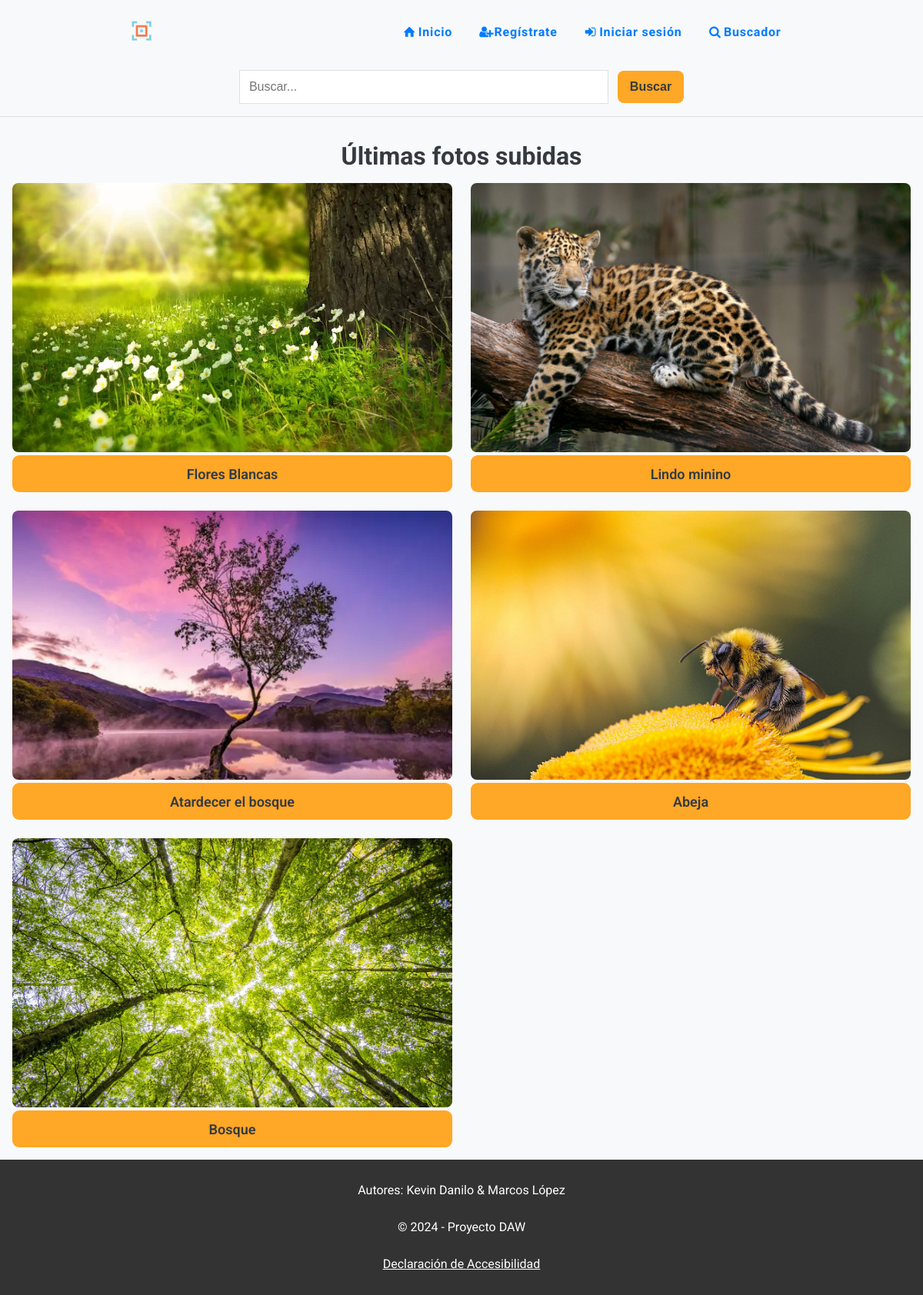
Before: / with the older database file.
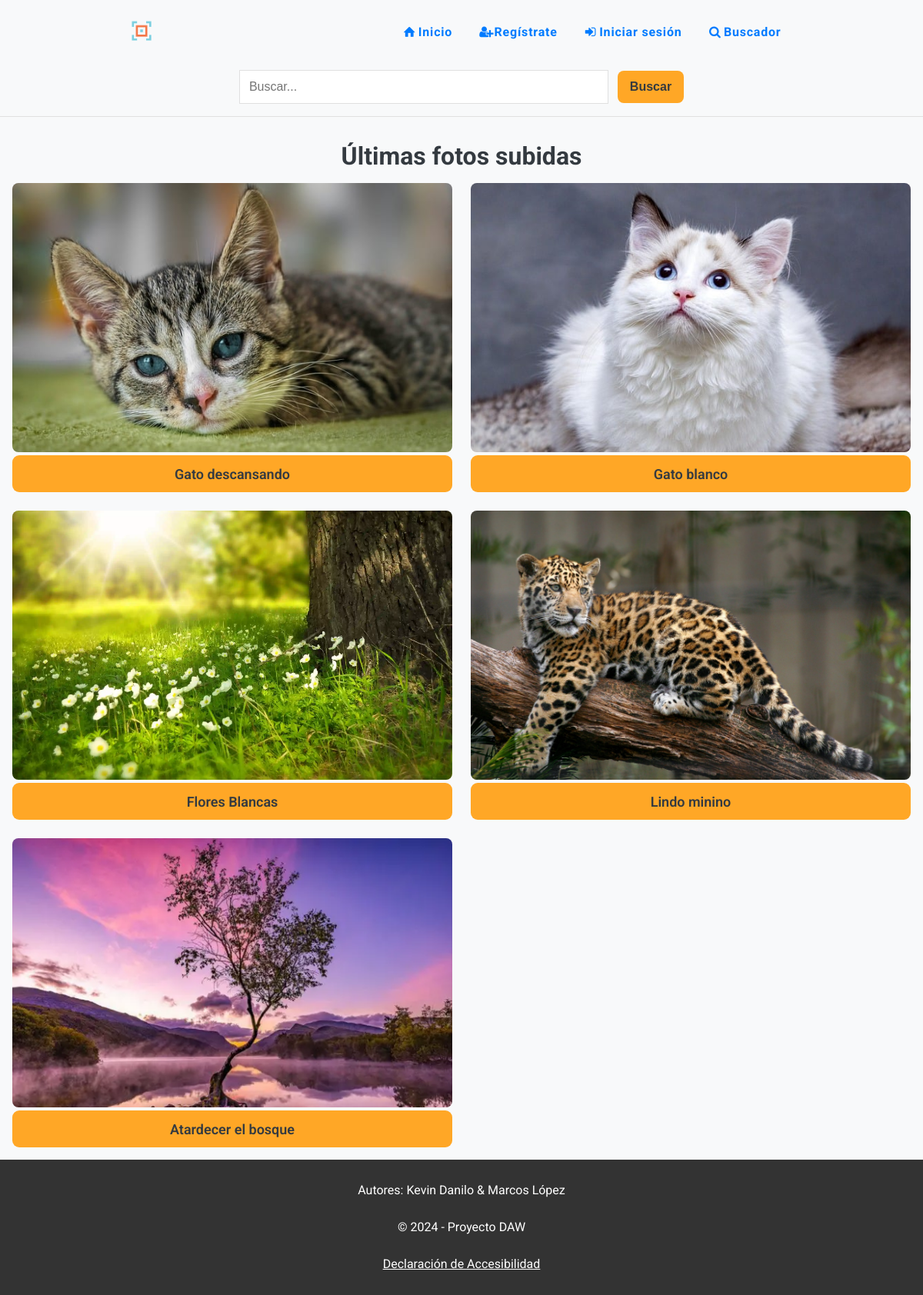
After: the same page with the newer database file.
### tables this page shows
CREATE TABLE `fotos` (
  `idFoto` int(11) NOT NULL,
  `titulo` varchar(255) NOT NULL,
  `descripcion` varchar(500) DEFAULT NULL,
  `fecha` date DEFAULT NULL,
  `pais` int(11) NOT NULL,
  `album` int(11) NOT NULL,
  `fichero` varchar(255) NOT NULL,
  `alternativo` varchar(255) DEFAULT NULL,
  `fRegistro` timestamp NOT NULL DEFAULT current_timestamp() ON UPDATE current_timestamp()
);

### index.php (the view, shortened to what this page needs)
<?php
include "inc/html-start.php";
include "inc/cabecera.php";
include "inc/conexion-db.php";
$query = "SELECT Fotos.Titulo, Fotos.Fichero, Fotos.FRegistro, Paises.NomPais, Fotos.alternativo
          FROM Fotos
          JOIN Paises ON Fotos.Pais = Paises.IdPais
          ORDER BY Fotos.FRegistro DESC
          LIMIT 5";
$result = $conn->query($query);
$fotos = [];
if ($result && $result->num_rows > 0) {
  while ($row = $result->fetch_assoc()) {
    $fotos[] = $row;
  }
} else {
  $error = "No hay fotos disponibles en este momento.";
}
?>
<main>
  <h1>Últimas fotos subidas</h1>
  <div class="container-photos">
    <?php if (!empty($fotos)): ?>
      <?php foreach ($fotos as $foto): ?>
        <a href="login.php">
          <figure>
            <img src="fotos/<?= htmlspecialchars($foto['Fichero']) ?>" alt="<?= htmlspecialchars($foto['alternativo']) ?>">
            <figcaption>
              <?= htmlspecialchars($foto['Titulo']) ?>
            </figcaption>
          </figure>
        </a>
      <?php endforeach; ?>
    <?php else: ?>
      <p style="text-align: center; font-size: 18px; color: gray;">
        <?= isset($error) ? htmlspecialchars($error) : "No hay fotos para mostrar." ?>
      </p>
    <?php endif; ?>
  </div>
</main>
<?php
include "inc/pie.php";
include "inc/html-end.php";
?>

Changed rows visible on the page:
no longer on this page (row unchanged): fotos: fichero (picture), titulo "Abeja"
no longer on this page (row unchanged): fotos: fichero (picture), titulo "Bosque"
added fotos: fichero (picture), titulo "Gato descansando"
added fotos: fichero (picture), titulo "Gato blanco"
